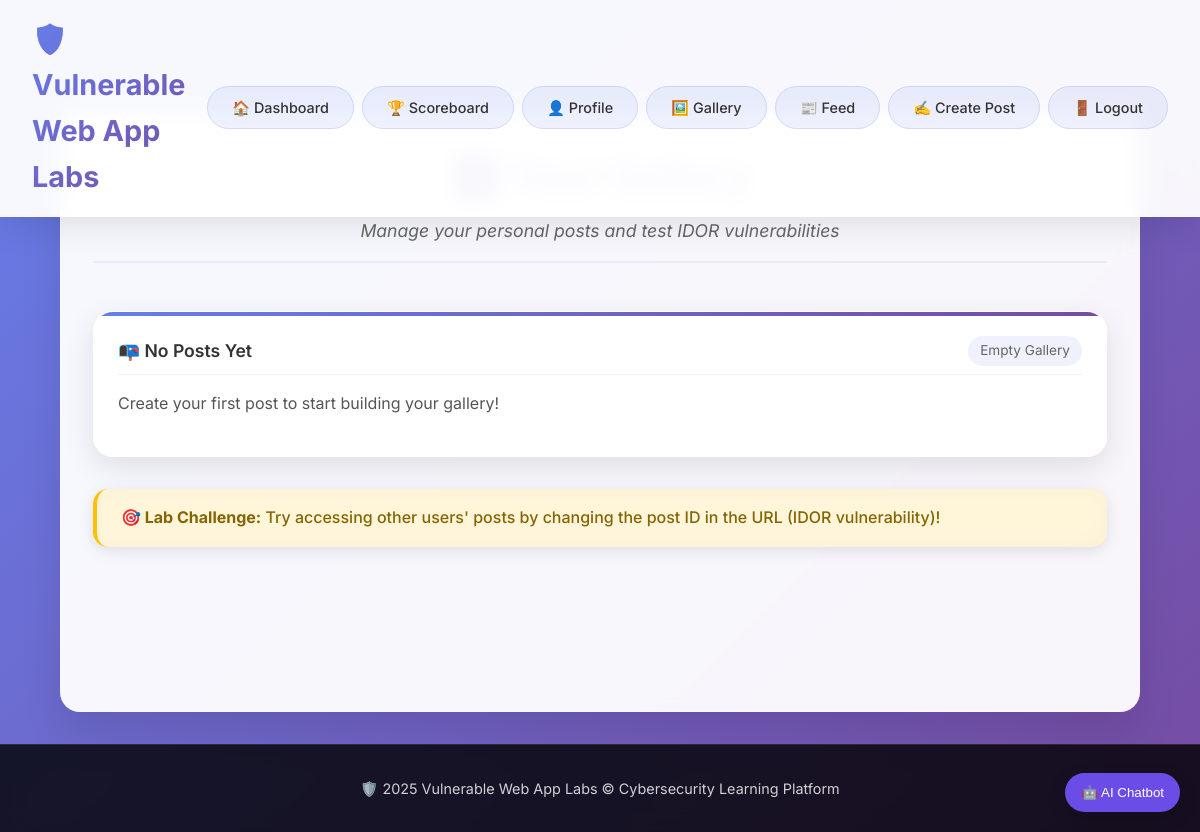
The page /gallery (signed in) on the database as committed earlier.
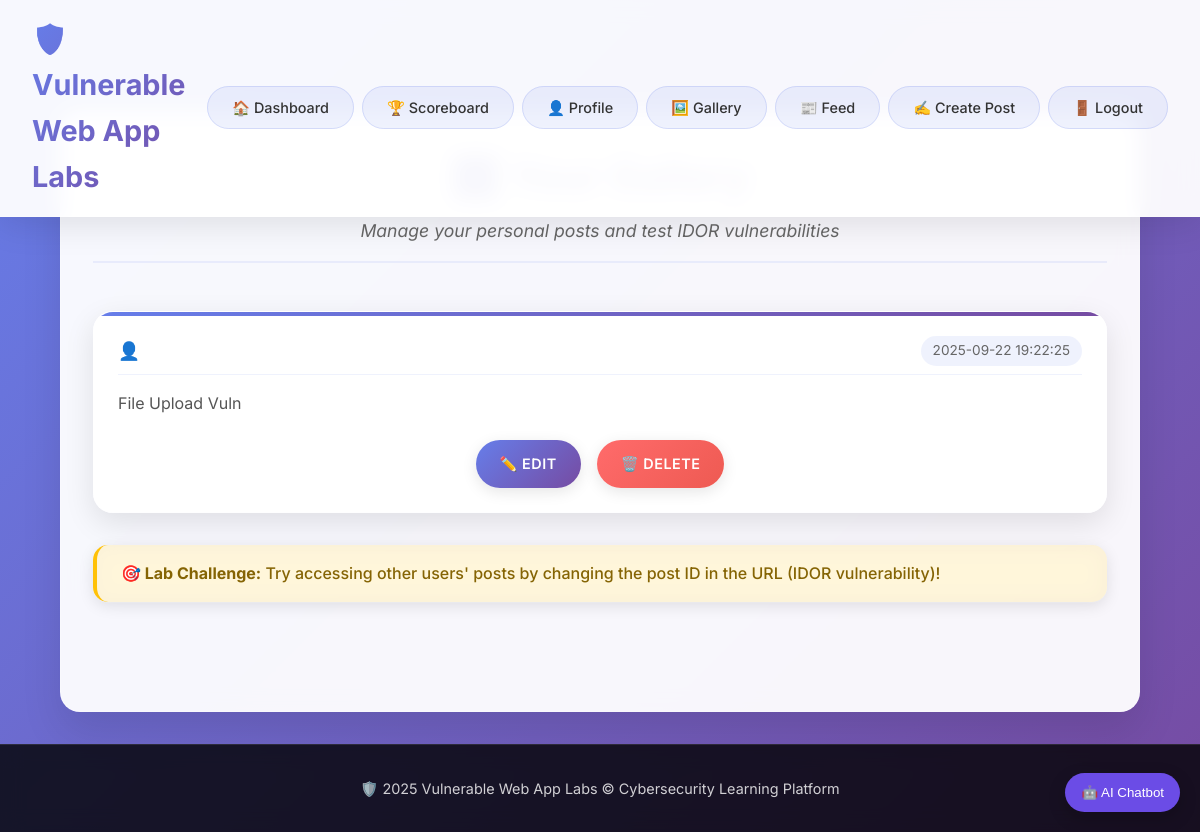
The same page on the database as committed later.
### tables this page shows
CREATE TABLE posts (
            id INTEGER PRIMARY KEY AUTOINCREMENT,
            user_id INTEGER NOT NULL,
            username TEXT NOT NULL,
            content TEXT NOT NULL,
            image TEXT
        , timestamp TEXT);

### flask_vulnerable_app.py (the view)
@app.route("/gallery")
def gallery():
    if "user_id" not in session:
        return redirect("/login")
    with get_db_connection() as conn:
        posts = conn.execute("SELECT id, content, image, timestamp FROM posts WHERE user_id = ?",
                             (session["user_id"],)).fetchall()
    return render_template("gallery.html", posts=posts)

### flask_vulnerable_app.py (called while the page is built)
def get_db_connection():
    conn = sqlite3.connect(DB_NAME)
    conn.row_factory = sqlite3.Row
    return conn

### templates/gallery.html (shortened to what this page needs)
{% extends "base.html" %}
{% block content %}
<div class="page-header">
    <h2>🖼️ Your Gallery</h2>
    <p>Manage your personal posts and test IDOR vulnerabilities</p>
</div>
<div class="feed-container">
    {% for post in posts %}
        <div class="gallery-item">
            <div class="post-header">
                <strong>👤 {{ post['username'] }}</strong>
                <span class="timestamp">{{ post['timestamp'] }}</span>
            </div>
            <p class="post-caption">{{ post['content'] | safe }}</p>
            <div class="gallery-actions">
                <a href="{{ url_for('edit_post', post_id=post['id']) }}" class="btn-edit">✏️ Edit</a>
                <a href="{{ url_for('delete_post', post_id=post['id']) }}" class="btn-delete" onclick="return confirm('Are you sure you want to delete this post?');">🗑️ Delete</a>
            </div>
        </div>
    {% endfor %}
    {% if not posts %}
        <div class="gallery-item">
            <div class="post-header">
                <strong>📭 No Posts Yet</strong>
                <span class="timestamp">Empty Gallery</span>
            </div>
            <p class="post-caption">Create your first post to start building your gallery!</p>
        </div>
    {% endif %}
</div>
<div class="alert alert-warning">
    <strong>🎯 Lab Challenge:</strong> Try accessing other users' posts by changing the post ID in the URL (IDOR vulnerability)!
</div>
{% endblock %}

Rows that differ between the two databases and show on the page:
added posts: timestamp "2025-09-22 19:22:25", content "File Upload Vuln"
Other text that changed with them:
text no longer shown: "📭 No Posts Yet Empty Gallery Create your first post to start building your gallery!"
